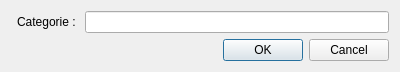
<?xml version="1.0" encoding="UTF-8"?>
<ui version="4.0">
 <class>Dialog</class>
 <widget class="QDialog" name="Dialog">
  <property name="geometry">
   <rect>
    <x>0</x>
    <y>0</y>
    <width>400</width>
    <height>69</height>
   </rect>
  </property>
  <property name="windowTitle">
   <string>Ajout d'une Categorie pour les Tiers</string>
  </property>
  <layout class="QFormLayout" name="formLayout">
   <item row="1" column="1">
    <widget class="QDialogButtonBox" name="buttonBox">
     <property name="orientation">
      <enum>Qt::Horizontal</enum>
     </property>
     <property name="standardButtons">
      <set>QDialogButtonBox::Cancel|QDialogButtonBox::Ok</set>
     </property>
    </widget>
   </item>
   <item row="0" column="1">
    <layout class="QFormLayout" name="formLayout_2">
     <item row="0" column="0">
      <widget class="QLabel" name="categorieLabel">
       <property name="text">
        <string>Categorie : </string>
       </property>
      </widget>
     </item>
     <item row="0" column="1">
      <widget class="QLineEdit" name="categorieLineEdit"/>
     </item>
    </layout>
   </item>
  </layout>
 </widget>
 <resources/>
 <connections>
  <connection>
   <sender>buttonBox</sender>
   <signal>accepted()</signal>
   <receiver>Dialog</receiver>
   <slot>accept()</slot>
   <hints>
    <hint type="sourcelabel">
     <x>248</x>
     <y>254</y>
    </hint>
    <hint type="destinationlabel">
     <x>157</x>
     <y>274</y>
    </hint>
   </hints>
  </connection>
  <connection>
   <sender>buttonBox</sender>
   <signal>rejected()</signal>
   <receiver>Dialog</receiver>
   <slot>reject()</slot>
   <hints>
    <hint type="sourcelabel">
     <x>316</x>
     <y>260</y>
    </hint>
    <hint type="destinationlabel">
     <x>286</x>
     <y>274</y>
    </hint>
   </hints>
  </connection>
 </connections>
</ui>
